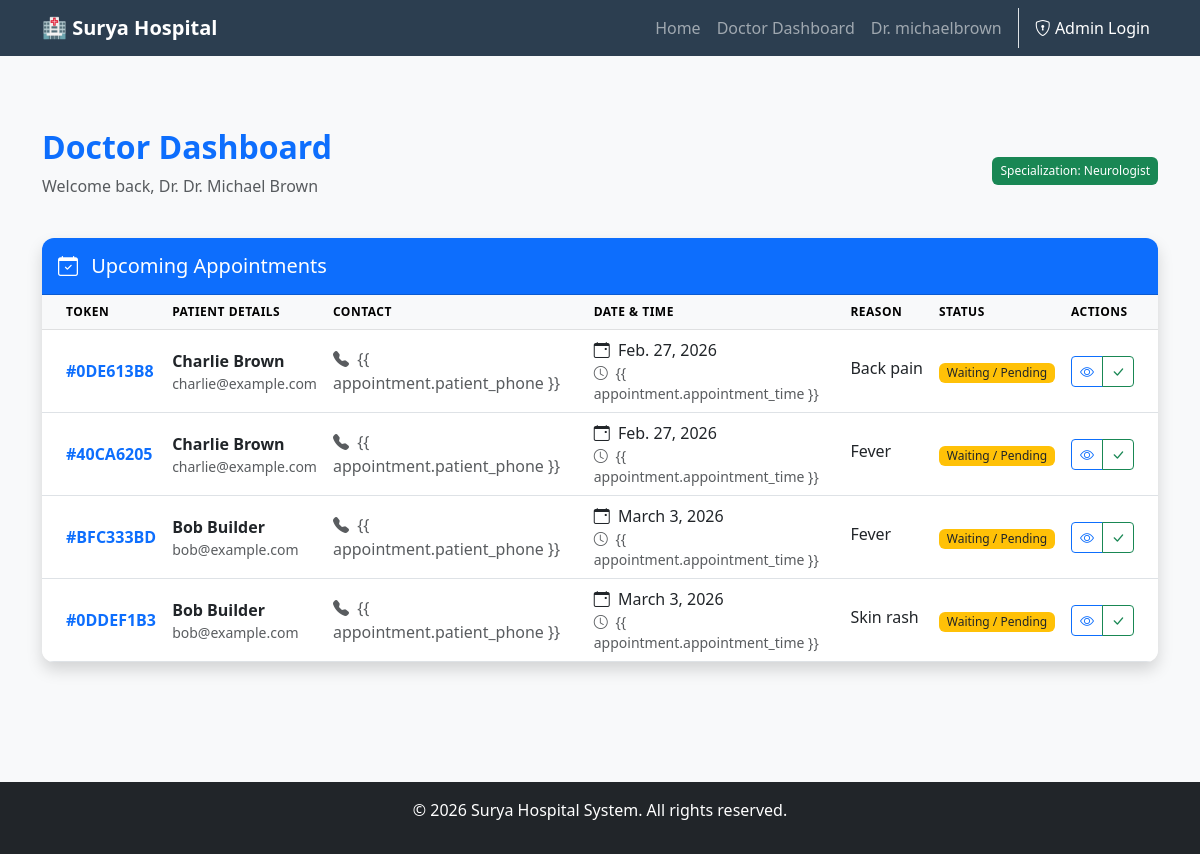
The page /appointments/doctor-dashboard/ (signed in) on the database as committed earlier.
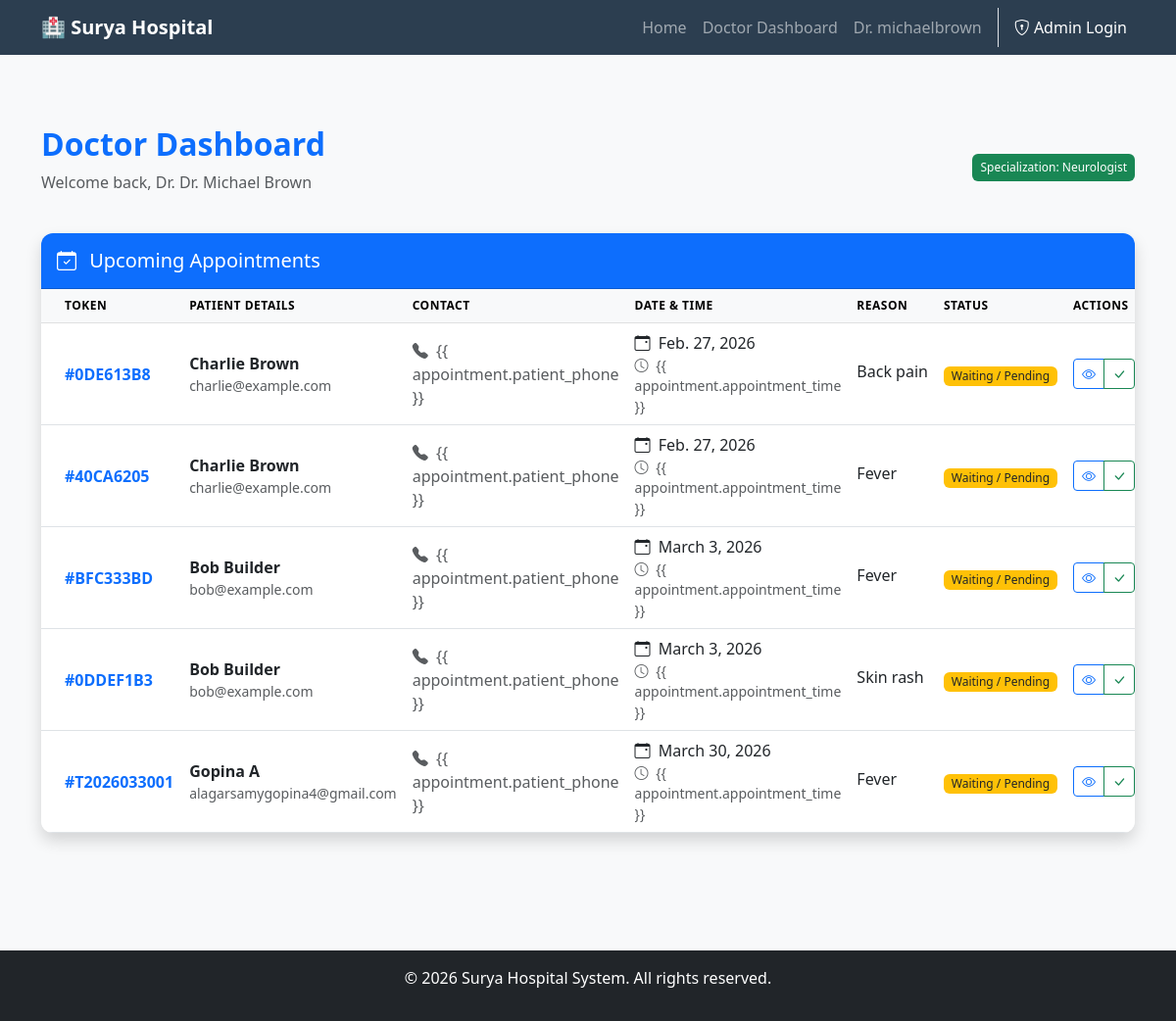
The same page on the database as committed later.
### appointments/models.py (models this page shows, shortened)
class Doctor(models.Model):
    name = models.CharField(max_length=100)
    username = models.CharField(max_length=100, unique=True, null=True, blank=True)
    email = models.EmailField(unique=True, null=True, blank=True)
    password = models.CharField(max_length=100, null=True, blank=True)
    specialization = models.CharField(max_length=100)
    department = models.ForeignKey(Department, on_delete=models.SET_NULL, null=True, blank=True, related_name='doctors')
    available_days = models.CharField(max_length=200, help_text="e.g., Monday, Tuesday, Wednesday")
    available_time_start = models.TimeField()
    available_time_end = models.TimeField()

class Appointment(models.Model):
    STATUS_CHOICES = [
        ('pending', 'Pending / Waiting'),
        ('completed', 'Completed'),
        ('cancelled', 'Cancelled'),
    ]
    patient_name = models.CharField(max_length=100)
    patient_email = models.EmailField()
    patient_phone = models.CharField(max_length=20)
    doctor = models.ForeignKey(Doctor, on_delete=models.SET_NULL, null=True, blank=True)
    appointment_date = models.DateField()
    appointment_time = models.TimeField()
    reason = models.TextField()
    status = models.CharField(max_length=20, choices=STATUS_CHOICES, default='pending')
    token_number = models.CharField(max_length=20, editable=False, null=True, blank=True)
    created_at = models.DateTimeField(auto_now_add=True)
    class Meta:
        ordering = ['-appointment_date']

### appointments/views.py (the view)
# urls.py: path('doctor-dashboard/', views.doctor_dashboard, name='doctor_dashboard'),
def doctor_dashboard(request):
    doctor_id = request.session.get('doctor_id')
    if not doctor_id:
        return redirect('doctor_login')
    try:
        doctor = Doctor.objects.get(id=doctor_id)
        doctor_appointments = Appointment.objects.filter(doctor=doctor).order_by('appointment_date', 'appointment_time')
    except Doctor.DoesNotExist:
        return redirect('doctor_login')
    context = {
        'doctor': doctor,
        'appointments': doctor_appointments
    }
    return render(request, 'appointments/doctor_dashboard.html', context)

### appointments/templates/appointments/doctor_dashboard.html (shortened to what this page needs)
{% extends 'home/base.html' %}
{% block content %}
<div class="container py-5">
    <div class="d-flex justify-content-between align-items-center mb-4">
        <div>
            <h2 class="fw-bold text-primary">Doctor Dashboard</h2>
            <p class="text-muted">Welcome back, Dr. {{ doctor.name }}</p>
        </div>
        <div class="text-end">
            <span class="badge bg-success p-2">Specialization: {{ doctor.specialization }}</span>
        </div>
    </div>
    <div class="card shadow border-0 overflow-hidden">
        <div class="card-header bg-primary text-white p-3">
            <h5 class="mb-0"><i class="bi bi-calendar-check me-2"></i> Upcoming Appointments</h5>
        </div>
        <div class="card-body p-0">
            <div class="table-responsive">
                <table class="table table-hover mb-0">
                    <thead class="table-light">
                        <tr>
                            <th class="ps-4">Token</th>
                            <th>Patient Details</th>
                            <th>Contact</th>
                            <th>Date & Time</th>
                            <th>Reason</th>
                            <th>Status</th>
                            <th class="pe-4">Actions</th>
                        </tr>
                    </thead>
                    <tbody>
                        {% for appointment in appointments %}
                        <tr>
                            <td class="ps-4 align-middle">
                                <span class="fw-bold text-primary">#{{ appointment.token_number }}</span>
                            </td>
                            <td class="align-middle">
                                <div class="fw-bold text-dark">{{ appointment.patient_name }}</div>
                                <div class="small text-muted">{{ appointment.patient_email }}</div>
                            </td>
                            <td class="align-middle">
                                <span class="text-muted"><i class="bi bi-telephone-fill me-1"></i> {{
                                    appointment.patient_phone }}</span>
                            </td>
                            <td class="align-middle">
                                <div><i class="bi bi-calendar-event me-1"></i> {{ appointment.appointment_date }}</div>
                                <div class="small text-muted"><i class="bi bi-clock me-1"></i> {{
                                    appointment.appointment_time }}</div>
                            </td>
                            <td class="align-middle">
                                <span class="text-truncate d-inline-block" style="max-width: 150px;"
                                    title="{{ appointment.reason }}">
                                    {{ appointment.reason }}
                                </span>
                            </td>
                            <td class="align-middle">
                                {% if appointment.status == 'pending' %}
                                <span class="badge bg-warning text-dark">Waiting / Pending</span>
                                {% elif appointment.status == 'completed' %}
                                <span class="badge bg-success">Completed</span>
                                {% elif appointment.status == 'cancelled' %}
                                <span class="badge bg-danger">Cancelled</span>
                                {% else %}
                                <span class="badge bg-secondary">{{ appointment.get_status_display }}</span>
                                {% endif %}
                            </td>
                            <td class="pe-4 align-middle">
                                <div class="btn-group btn-group-sm">
                                    <button class="btn btn-outline-primary" title="View Patient History">
                                        <i class="bi bi-eye"></i>
                                    </button>
                                    <button class="btn btn-outline-success" title="Mark as Completed">
                                        <i class="bi bi-check-lg"></i>
                                    </button>
                                </div>
                            </td>
                        </tr>
                        {% endfor %}
                    </tbody>
                </table>
            </div>
        </div>
    </div>
</div>
{% endblock %}

### home/templates/home/base.html (shortened to what this page needs)
<!DOCTYPE html>
<html lang="en">
<head>
    <link href="https://cdn.jsdelivr.net/npm/bootstrap@5.3.0/dist/css/bootstrap.min.css" rel="stylesheet">
    <link rel="stylesheet" href="https://cdn.jsdelivr.net/npm/bootstrap-icons@1.11.1/font/bootstrap-icons.css">
</head>
<body>
    <nav class="navbar navbar-expand-lg navbar-dark">
        <div class="container">
            <a class="navbar-brand fw-bold" href="{% url 'home' %}">🏥 Surya Hospital</a>
            {% if request.resolver_match.url_name == 'home' %}
            <div class="ms-auto d-flex align-items-center">
                {% if user.is_authenticated and user.is_staff %}
                <a href="/admin/" class="btn btn-warning btn-sm text-dark fw-bold">
                    <i class="bi bi-speedometer2"></i> Admin Panel
                </a>
                {% else %}
                <a href="{% url 'admin_login' %}" class="btn btn-outline-warning btn-sm text-white">
                    <i class="bi bi-shield-lock"></i> Admin Login
                </a>
                {% endif %}
            </div>
            {% else %}
            <div class="collapse navbar-collapse" id="navbarNav">
                <ul class="navbar-nav ms-auto align-items-center">
                    <li class="nav-item"><a class="nav-link" href="{% url 'home' %}">Home</a></li>
                    {% if user.is_authenticated and user.is_staff %}
                    <li class="nav-item"><a class="nav-link text-warning" href="/admin/">Django Admin</a></li>
                    {% elif request.session.doctor_id %}
                    <li class="nav-item"><a class="nav-link" href="{% url 'doctor_dashboard' %}">Doctor Dashboard</a></li>
                    <li class="nav-item"><a class="nav-link" href="#">Dr. {{ request.session.doctor_username }}</a></li>
                    {% endif %}
                    {% if not user.is_authenticated %}
                    <li class="nav-item border-start ms-2 ps-2">
                        <a class="nav-link btn btn-outline-warning btn-sm text-white border-0"
                            href="{% url 'admin_login' %}">
                            <i class="bi bi-shield-lock"></i> Admin Login
                        </a>
                    </li>
                    {% endif %}
                </ul>
            </div>
            {% endif %}
        </div>
    </nav>
    <main class="py-4" style="overflow-x:hidden;">
        {% block content %}{% endblock %}
    </main>
    <footer class="bg-dark text-white text-center py-3 mt-5">
        <p>&copy; 2026 Surya Hospital System. All rights reserved.</p>
    </footer>
</body>
</html>

### home/templates/home/base.html (style rules this page uses)
body { background-color: #f8f9fa; }
.navbar { background-color: #2c3e50; }
main { overflow-x: hidden; }

### appointments/templates/appointments/doctor_dashboard.html (style rules this page uses)
.card { border-radius: 12px; }
.table thead th { font-weight: 600; text-transform: uppercase; font-size: 0.75rem; letter-spacing: 0.5px; }
.badge { border-radius: 6px; font-weight: 500; }

Rows that differ between the two databases and show on the page:
added Appointment: token_number "T2026033001", patient_name "Gopina A", patient_email "alagarsamygopina4@gmail.com", appointment_date "March 30, 2026", reason "Fever", status "Waiting / Pending"
